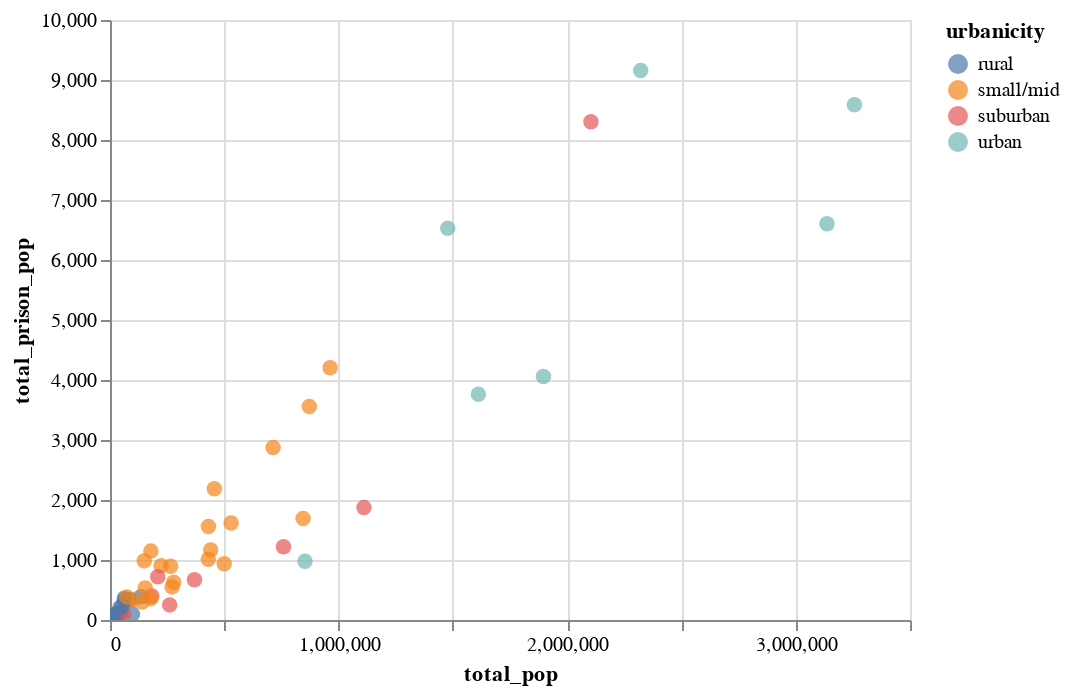

Notebook source saved alongside this figure:
### Code cell
alt.Chart(california_2015.drop([9680])).mark_circle(size=60).encode(
    x='total_pop',
    y='total_prison_pop',
    color='urbanicity',
    tooltip=['county_name', 'total_pop', 'total_prison_pop']
).interactive()
